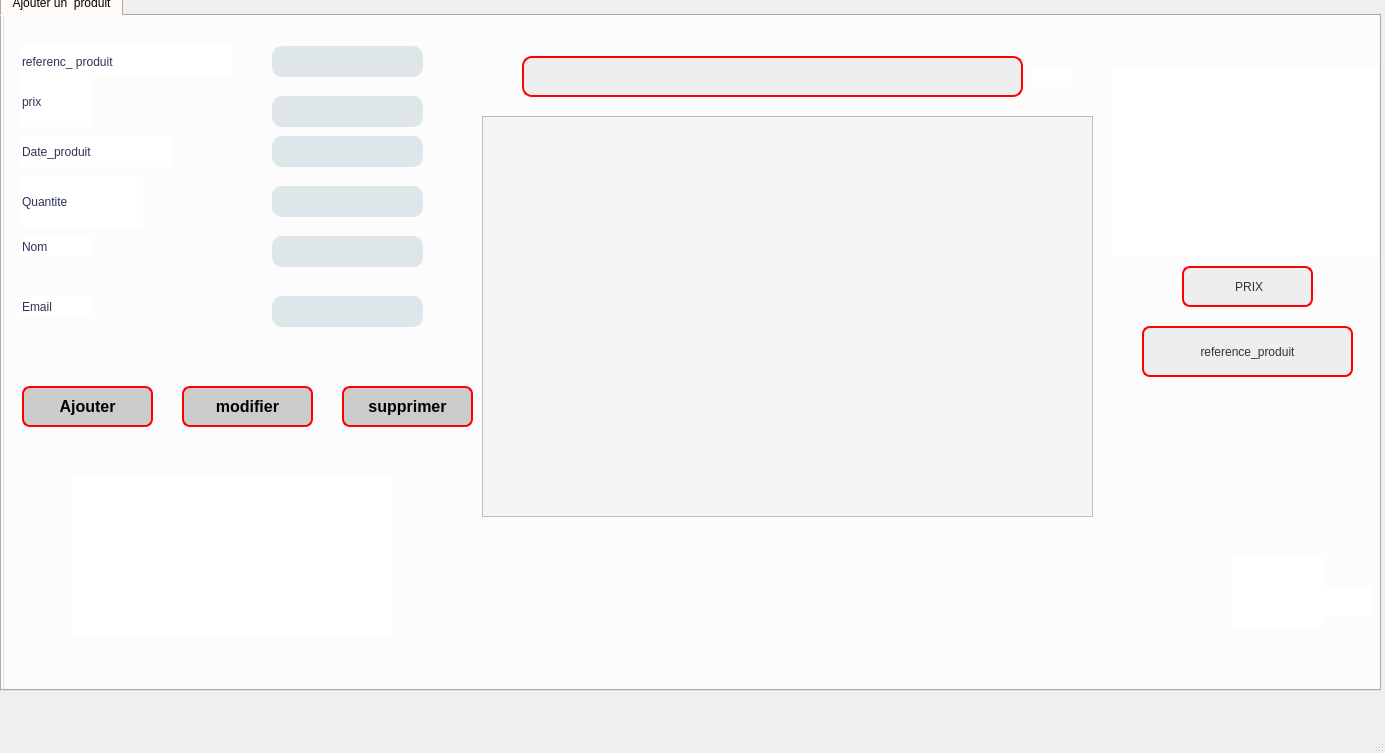
<?xml version="1.0" encoding="UTF-8"?>
<ui version="4.0">
 <class>MainWindow</class>
 <widget class="QMainWindow" name="MainWindow">
  <property name="geometry">
   <rect>
    <x>0</x>
    <y>0</y>
    <width>1385</width>
    <height>753</height>
   </rect>
  </property>
  <property name="windowTitle">
   <string>MainWindow</string>
  </property>
  <widget class="QWidget" name="centralwidget">
   <widget class="QTabWidget" name="tabWidget">
    <property name="geometry">
     <rect>
      <x>0</x>
      <y>-10</y>
      <width>1381</width>
      <height>701</height>
     </rect>
    </property>
    <property name="styleSheet">
     <string notr="true">background-color: rgb(242, 237, 228);</string>
    </property>
    <property name="currentIndex">
     <number>0</number>
    </property>
    <widget class="QWidget" name="tab">
     <attribute name="title">
      <string>Ajouter un  produit</string>
     </attribute>
     <widget class="QGroupBox" name="groupBox">
      <property name="geometry">
       <rect>
        <x>0</x>
        <y>-40</y>
        <width>1391</width>
        <height>781</height>
       </rect>
      </property>
      <property name="styleSheet">
       <string notr="true">background-color: rgb(232, 232, 232);
background-color: rgb(255, 255, 255);</string>
      </property>
      <property name="title">
       <string>Ajout</string>
      </property>
      <widget class="QLabel" name="reference_produit">
       <property name="geometry">
        <rect>
         <x>20</x>
         <y>70</y>
         <width>211</width>
         <height>31</height>
        </rect>
       </property>
       <property name="styleSheet">
        <string notr="true">
font:  75 16pt &quot;Times New Roman&quot;;
color: rgb(44, 51, 89);
</string>
       </property>
       <property name="text">
        <string>referenc_ produit </string>
       </property>
      </widget>
      <widget class="QLabel" name="prix">
       <property name="geometry">
        <rect>
         <x>20</x>
         <y>100</y>
         <width>71</width>
         <height>51</height>
        </rect>
       </property>
       <property name="styleSheet">
        <string notr="true">
font:  75 16pt &quot;Times New Roman&quot;;
color: rgb(44, 51, 89);</string>
       </property>
       <property name="text">
        <string>prix</string>
       </property>
      </widget>
      <widget class="QLabel" name="date_produit">
       <property name="geometry">
        <rect>
         <x>20</x>
         <y>160</y>
         <width>151</width>
         <height>31</height>
        </rect>
       </property>
       <property name="styleSheet">
        <string notr="true">
font:  75 16pt &quot;Times New Roman&quot;;
color: rgb(44, 51, 89);</string>
       </property>
       <property name="text">
        <string>Date_produit</string>
       </property>
      </widget>
      <widget class="QLabel" name="quantite">
       <property name="geometry">
        <rect>
         <x>20</x>
         <y>200</y>
         <width>121</width>
         <height>51</height>
        </rect>
       </property>
       <property name="styleSheet">
        <string notr="true">
font:  75 16pt &quot;Times New Roman&quot;;
color: rgb(44, 51, 89);</string>
       </property>
       <property name="text">
        <string>Quantite</string>
       </property>
      </widget>
      <widget class="QLabel" name="nom">
       <property name="geometry">
        <rect>
         <x>20</x>
         <y>260</y>
         <width>71</width>
         <height>21</height>
        </rect>
       </property>
       <property name="styleSheet">
        <string notr="true">
font:  75 16pt &quot;Times New Roman&quot;;
color: rgb(44, 51, 89);</string>
       </property>
       <property name="text">
        <string>Nom</string>
       </property>
      </widget>
      <widget class="QLineEdit" name="le_reference_produit">
       <property name="geometry">
        <rect>
         <x>270</x>
         <y>70</y>
         <width>151</width>
         <height>31</height>
        </rect>
       </property>
       <property name="styleSheet">
        <string notr="true">/* Styles du QLineEdit avec des couleurs différentes */
QLineEdit {
    background-color: #dfe6e9; /* Gris clair */
    box-shadow: 2px 0.5px 5px 1px inset #000000;
    border-radius: 10px;
    width: 70%;
    padding-right: 10px;
    padding-left: 10px;
    text-align: left;
    color: #2C3E50; /* Bleu foncé */
    font-size: inherit;
    font-family: Arial, Helvetica, sans-serif;
    font-weight: normal;
    font-variant: normal;
    border-color: #bdc3c7; /* Gris légèrement plus foncé */
}

QLineEdit::hover {
    color: #000000; /* Noir */
    background-color: #ecf0f1; /* Gris clair au survol */
}

QLineEdit::focus {
    color: #000000; /* Noir */
    background-color: #ffffff; /* Blanc */
}
</string>
       </property>
      </widget>
      <widget class="QLineEdit" name="le_prix">
       <property name="geometry">
        <rect>
         <x>270</x>
         <y>120</y>
         <width>151</width>
         <height>31</height>
        </rect>
       </property>
       <property name="styleSheet">
        <string notr="true">/* Styles du QLineEdit avec des couleurs différentes */
QLineEdit {
    background-color: #dfe6e9; /* Gris clair */
    box-shadow: 2px 0.5px 5px 1px inset #000000;
    border-radius: 10px;
    width: 70%;
    padding-right: 10px;
    padding-left: 10px;
    text-align: left;
    color: #2C3E50; /* Bleu foncé */
    font-size: inherit;
    font-family: Arial, Helvetica, sans-serif;
    font-weight: normal;
    font-variant: normal;
    border-color: #bdc3c7; /* Gris légèrement plus foncé */
}

QLineEdit::hover {
    color: #000000; /* Noir */
    background-color: #ecf0f1; /* Gris clair au survol */
}

QLineEdit::focus {
    color: #000000; /* Noir */
    background-color: #ffffff; /* Blanc */
}
</string>
       </property>
      </widget>
      <widget class="QLineEdit" name="le_date_produit">
       <property name="geometry">
        <rect>
         <x>270</x>
         <y>160</y>
         <width>151</width>
         <height>31</height>
        </rect>
       </property>
       <property name="styleSheet">
        <string notr="true">/* Styles du QLineEdit avec des couleurs différentes */
QLineEdit {
    background-color: #dfe6e9; /* Gris clair */
    box-shadow: 2px 0.5px 5px 1px inset #000000;
    border-radius: 10px;
    width: 70%;
    padding-right: 10px;
    padding-left: 10px;
    text-align: left;
    color: #2C3E50; /* Bleu foncé */
    font-size: inherit;
    font-family: Arial, Helvetica, sans-serif;
    font-weight: normal;
    font-variant: normal;
    border-color: #bdc3c7; /* Gris légèrement plus foncé */
}

QLineEdit::hover {
    color: #000000; /* Noir */
    background-color: #ecf0f1; /* Gris clair au survol */
}

QLineEdit::focus {
    color: #000000; /* Noir */
    background-color: #ffffff; /* Blanc */
}
</string>
       </property>
      </widget>
      <widget class="QLineEdit" name="le_nom">
       <property name="geometry">
        <rect>
         <x>270</x>
         <y>260</y>
         <width>151</width>
         <height>31</height>
        </rect>
       </property>
       <property name="styleSheet">
        <string notr="true">/* Styles du QLineEdit avec des couleurs différentes */
QLineEdit {
    background-color: #dfe6e9; /* Gris clair */
    box-shadow: 2px 0.5px 5px 1px inset #000000;
    border-radius: 10px;
    width: 70%;
    padding-right: 10px;
    padding-left: 10px;
    text-align: left;
    color: #2C3E50; /* Bleu foncé */
    font-size: inherit;
    font-family: Arial, Helvetica, sans-serif;
    font-weight: normal;
    font-variant: normal;
    border-color: #bdc3c7; /* Gris légèrement plus foncé */
}

QLineEdit::hover {
    color: #000000; /* Noir */
    background-color: #ecf0f1; /* Gris clair au survol */
}

QLineEdit::focus {
    color: #000000; /* Noir */
    background-color: #ffffff; /* Blanc */
}
</string>
       </property>
      </widget>
      <widget class="QPushButton" name="pb_Ajouter">
       <property name="geometry">
        <rect>
         <x>20</x>
         <y>410</y>
         <width>131</width>
         <height>41</height>
        </rect>
       </property>
       <property name="styleSheet">
        <string notr="true">/* Styles de base du QPushButton */
QPushButton {
    background-color: #CCCCCC; /* Gris clair */
    color: #000000; /* Noir */
    font-size: 16px;
    font-weight: bold;
    border: 2px solid #FF0000; /* Rouge */
    border-radius: 8px;
    padding: 10px;
    transition: background-color 0.3s ease; /* Transition en douceur de la couleur de fond */
}

/* Animation de survol */
QPushButton:hover {
    background-color: #AAAAAA; /* Gris un peu plus foncé au survol */
}
</string>
       </property>
       <property name="text">
        <string>Ajouter</string>
       </property>
       <property name="icon">
        <iconset>
         <normaloff>../../../Downloads/1091585.png</normaloff>../../../Downloads/1091585.png</iconset>
       </property>
       <property name="iconSize">
        <size>
         <width>20</width>
         <height>20</height>
        </size>
       </property>
      </widget>
      <widget class="QPushButton" name="pb_supprimer_3">
       <property name="geometry">
        <rect>
         <x>340</x>
         <y>410</y>
         <width>131</width>
         <height>41</height>
        </rect>
       </property>
       <property name="styleSheet">
        <string notr="true">/* Styles de base du QPushButton */
QPushButton {
    background-color: #CCCCCC; /* Gris clair */
    color: #000000; /* Noir */
    font-size: 16px;
    font-weight: bold;
    border: 2px solid #FF0000; /* Rouge */
    border-radius: 8px;
    padding: 10px;
    transition: background-color 0.3s ease; /* Transition en douceur de la couleur de fond */
}

/* Animation de survol */
QPushButton:hover {
    background-color: #AAAAAA; /* Gris un peu plus foncé au survol */
}
</string>
       </property>
       <property name="text">
        <string>supprimer</string>
       </property>
       <property name="icon">
        <iconset>
         <normaloff>../../../Downloads/6861362.png</normaloff>../../../Downloads/6861362.png</iconset>
       </property>
       <property name="iconSize">
        <size>
         <width>20</width>
         <height>20</height>
        </size>
       </property>
      </widget>
      <widget class="QPushButton" name="modifier">
       <property name="geometry">
        <rect>
         <x>180</x>
         <y>410</y>
         <width>131</width>
         <height>41</height>
        </rect>
       </property>
       <property name="styleSheet">
        <string notr="true">/* Styles de base du QPushButton */
QPushButton {
    background-color: #CCCCCC; /* Gris clair */
    color: #000000; /* Noir */
    font-size: 16px;
    font-weight: bold;
    border: 2px solid #FF0000; /* Rouge */
    border-radius: 8px;
    padding: 10px;
    transition: background-color 0.3s ease; /* Transition en douceur de la couleur de fond */
}

/* Animation de survol */
QPushButton:hover {
    background-color: #AAAAAA; /* Gris un peu plus foncé au survol */
}
</string>
       </property>
       <property name="text">
        <string>modifier</string>
       </property>
       <property name="icon">
        <iconset>
         <normaloff>../../../Downloads/6325975.png</normaloff>../../../Downloads/6325975.png</iconset>
       </property>
       <property name="iconSize">
        <size>
         <width>20</width>
         <height>20</height>
        </size>
       </property>
      </widget>
      <widget class="QLabel" name="label_1">
       <property name="geometry">
        <rect>
         <x>70</x>
         <y>500</y>
         <width>321</width>
         <height>161</height>
        </rect>
       </property>
       <property name="text">
        <string/>
       </property>
       <property name="pixmap">
        <pixmap>../../../Downloads/Sans_titre-2-removebg-preview.png</pixmap>
       </property>
       <property name="scaledContents">
        <bool>true</bool>
       </property>
      </widget>
      <widget class="QTableView" name="tab_produits">
       <property name="geometry">
        <rect>
         <x>480</x>
         <y>140</y>
         <width>611</width>
         <height>401</height>
        </rect>
       </property>
       <property name="styleSheet">
        <string notr="true">QPushButton
{
    border:none;
    font: 75 28pt &quot;Arial&quot;;
}

QTableView {
    background-color: #f5f5f5;
    alternate-background-color: #e0e0e0;
    selection-background-color: #a8d8ea;
    selection-color: #333;
    gridline-color: #ccc;
}

QHeaderView::section {
    background-color: #FF0000; /* Rouge */
    color: white;
    padding: 5px;
    border: 1px solid #ddd;
}

QTableView::item {
    padding: 5px;
}

QTableView::item:selected {
    background-color: #a8d8ea;
}

QTableView::item:hover {
    background-color: #d4e9f8;
}

QScrollBar:vertical {
    border: 1px solid #ddd;
    background: #FF0000; /* Rouge */
    width: 10px;
}

QScrollBar::handle:vertical {
    background: #FF0000; /* Rouge */
}

QScrollBar::add-line:vertical,
QScrollBar::sub-line:vertical {
    border: 1px solid #ddd;
    height: 10px;
    subcontrol-position: top;
    subcontrol-origin: margin;
}

QScrollBar:horizontal {
    border: 1px solid #ddd;
    background: #FF0000; /* Rouge */
    height: 10px;
}

QScrollBar::handle:horizontal {
    background: #FF0000; /* Rouge */
}

QScrollBar::add-line:horizontal,
QScrollBar::sub-line:horizontal {
    border: 1px solid #ddd;
    width: 10px;
    subcontrol-position: left;
    subcontrol-origin: margin;
}
</string>
       </property>
      </widget>
      <widget class="QLabel" name="nom_2">
       <property name="geometry">
        <rect>
         <x>20</x>
         <y>320</y>
         <width>71</width>
         <height>21</height>
        </rect>
       </property>
       <property name="styleSheet">
        <string notr="true">
font:  75 16pt &quot;Times New Roman&quot;;
color: rgb(44, 51, 89);</string>
       </property>
       <property name="text">
        <string>Email</string>
       </property>
      </widget>
      <widget class="QLineEdit" name="le_email">
       <property name="geometry">
        <rect>
         <x>270</x>
         <y>320</y>
         <width>151</width>
         <height>31</height>
        </rect>
       </property>
       <property name="styleSheet">
        <string notr="true">/* Styles du QLineEdit avec des couleurs différentes */
QLineEdit {
    background-color: #dfe6e9; /* Gris clair */
    box-shadow: 2px 0.5px 5px 1px inset #000000;
    border-radius: 10px;
    width: 70%;
    padding-right: 10px;
    padding-left: 10px;
    text-align: left;
    color: #2C3E50; /* Bleu foncé */
    font-size: inherit;
    font-family: Arial, Helvetica, sans-serif;
    font-weight: normal;
    font-variant: normal;
    border-color: #bdc3c7; /* Gris légèrement plus foncé */
}

QLineEdit::hover {
    color: #000000; /* Noir */
    background-color: #ecf0f1; /* Gris clair au survol */
}

QLineEdit::focus {
    color: #000000; /* Noir */
    background-color: #ffffff; /* Blanc */
}
</string>
       </property>
      </widget>
      <widget class="QLineEdit" name="le_quantite">
       <property name="geometry">
        <rect>
         <x>270</x>
         <y>210</y>
         <width>151</width>
         <height>31</height>
        </rect>
       </property>
       <property name="styleSheet">
        <string notr="true">/* Styles du QLineEdit avec des couleurs différentes */
QLineEdit {
    background-color: #dfe6e9; /* Gris clair */
    box-shadow: 2px 0.5px 5px 1px inset #000000;
    border-radius: 10px;
    width: 70%;
    padding-right: 10px;
    padding-left: 10px;
    text-align: left;
    color: #2C3E50; /* Bleu foncé */
    font-size: inherit;
    font-family: Arial, Helvetica, sans-serif;
    font-weight: normal;
    font-variant: normal;
    border-color: #bdc3c7; /* Gris légèrement plus foncé */
}

QLineEdit::hover {
    color: #000000; /* Noir */
    background-color: #ecf0f1; /* Gris clair au survol */
}

QLineEdit::focus {
    color: #000000; /* Noir */
    background-color: #ffffff; /* Blanc */
}
</string>
       </property>
      </widget>
      <widget class="QPushButton" name="le_pdf">
       <property name="geometry">
        <rect>
         <x>1230</x>
         <y>580</y>
         <width>91</width>
         <height>71</height>
        </rect>
       </property>
       <property name="styleSheet">
        <string notr="true">QPushButton {
    border: none;
    font: 8pt &quot;Sitka Display Semibold&quot;;
    text-align: middle;
}

QPushButton:hover {
    color: rgb(255, 255, 255);

    border: none;
    text-align: middle;
}
</string>
       </property>
       <property name="text">
        <string/>
       </property>
       <property name="icon">
        <iconset>
         <normaloff>../../../Downloads/337946.png</normaloff>../../../Downloads/337946.png</iconset>
       </property>
       <property name="iconSize">
        <size>
         <width>50</width>
         <height>50</height>
        </size>
       </property>
      </widget>
      <widget class="QPushButton" name="le_tri_2">
       <property name="geometry">
        <rect>
         <x>1180</x>
         <y>290</y>
         <width>131</width>
         <height>41</height>
        </rect>
       </property>
       <property name="styleSheet">
        <string notr="true">/* Style simplifié du QPushButton */
QPushButton {
    background: #eee; /* Gris clair */
    color: #333; /* Noir */
    border: 2px solid #f00; /* Rouge */
    border-radius: 8px;
    padding: 10px;
    transition: background 0.3s ease; /* Transition en douceur de la couleur de fond */
}

/* Animation de survol */
QPushButton:hover {
    background: #ddd; /* Gris plus foncé au survol */
}
</string>
       </property>
       <property name="text">
        <string> PRIX</string>
       </property>
       <property name="icon">
        <iconset>
         <normaloff>../../../Downloads/tri.png</normaloff>../../../Downloads/tri.png</iconset>
       </property>
       <property name="iconSize">
        <size>
         <width>40</width>
         <height>40</height>
        </size>
       </property>
      </widget>
      <widget class="QPushButton" name="le_tri">
       <property name="geometry">
        <rect>
         <x>1140</x>
         <y>350</y>
         <width>211</width>
         <height>51</height>
        </rect>
       </property>
       <property name="styleSheet">
        <string notr="true">/* Style simplifié du QPushButton */
QPushButton {
    background: #eee; /* Gris clair */
    color: #333; /* Noir */
    border: 2px solid #f00; /* Rouge */
    border-radius: 8px;
    padding: 10px;
    transition: background 0.3s ease; /* Transition en douceur de la couleur de fond */
}

/* Animation de survol */
QPushButton:hover {
    background: #ddd; /* Gris plus foncé au survol */
}
</string>
       </property>
       <property name="text">
        <string>reference_produit</string>
       </property>
       <property name="icon">
        <iconset>
         <normaloff>../../../Downloads/tri.png</normaloff>../../../Downloads/tri.png</iconset>
       </property>
       <property name="iconSize">
        <size>
         <width>40</width>
         <height>40</height>
        </size>
       </property>
      </widget>
      <widget class="QPushButton" name="stat_butt">
       <property name="geometry">
        <rect>
         <x>1110</x>
         <y>90</y>
         <width>281</width>
         <height>191</height>
        </rect>
       </property>
       <property name="styleSheet">
        <string notr="true">QPushButton {
    border: none;
    font: 8pt &quot;Sitka Display Semibold&quot;;
    text-align: middle;
}

QPushButton:hover {
    color: rgb(255, 255, 255);

    border: none;
    text-align: middle;
}
</string>
       </property>
       <property name="text">
        <string/>
       </property>
       <property name="icon">
        <iconset>
         <normaloff>../../../Downloads/Capture_d_écran_2023-12-01_204721-removebg-preview.png</normaloff>../../../Downloads/Capture_d_écran_2023-12-01_204721-removebg-preview.png</iconset>
       </property>
       <property name="iconSize">
        <size>
         <width>200</width>
         <height>200</height>
        </size>
       </property>
      </widget>
      <widget class="QPushButton" name="BtnEnregistrer">
       <property name="geometry">
        <rect>
         <x>1310</x>
         <y>610</y>
         <width>61</width>
         <height>31</height>
        </rect>
       </property>
       <property name="styleSheet">
        <string notr="true">QPushButton {
    border: none;
    font: 8pt &quot;Sitka Display Semibold&quot;;
    text-align: middle;
}

QPushButton:hover {
    color: rgb(255, 255, 255);
 

    border: none;
    text-align: middle;
}
</string>
       </property>
       <property name="text">
        <string/>
       </property>
       <property name="icon">
        <iconset>
         <normaloff>../../../Downloads/2810399.png</normaloff>../../../Downloads/2810399.png</iconset>
       </property>
       <property name="iconSize">
        <size>
         <width>35</width>
         <height>35</height>
        </size>
       </property>
      </widget>
      <widget class="QLineEdit" name="le_recherche">
       <property name="geometry">
        <rect>
         <x>520</x>
         <y>80</y>
         <width>501</width>
         <height>41</height>
        </rect>
       </property>
       <property name="styleSheet">
        <string notr="true">/* Styles de base pour QLineEdit */
QLineEdit {
    background-color: #eee; /* Gris clair */
    color: #000000; /* Noir */
    font-size: 16px;
    font-weight: normal; /* Le style normal est plus approprié pour un QLineEdit */
    border: 2px solid #FF0000; /* Rouge */
    border-radius: 10px;
    padding: 10px;
}

/* Animation de survol */
QLineEdit:hover {
    background-color: #eee /* Gris un peu plus foncé au survol */
}
</string>
       </property>
       <property name="maxLength">
        <number>32775</number>
       </property>
      </widget>
      <widget class="QLabel" name="label">
       <property name="geometry">
        <rect>
         <x>1030</x>
         <y>90</y>
         <width>41</width>
         <height>21</height>
        </rect>
       </property>
       <property name="text">
        <string/>
       </property>
       <property name="pixmap">
        <pixmap>../../../Downloads/editfind_104370.png</pixmap>
       </property>
       <property name="scaledContents">
        <bool>true</bool>
       </property>
      </widget>
     </widget>
    </widget>
   </widget>
  </widget>
  <widget class="QMenuBar" name="menubar">
   <property name="geometry">
    <rect>
     <x>0</x>
     <y>0</y>
     <width>1385</width>
     <height>26</height>
    </rect>
   </property>
  </widget>
  <widget class="QStatusBar" name="statusbar"/>
 </widget>
 <layoutdefault spacing="6" margin="11"/>
 <resources/>
 <connections/>
</ui>
